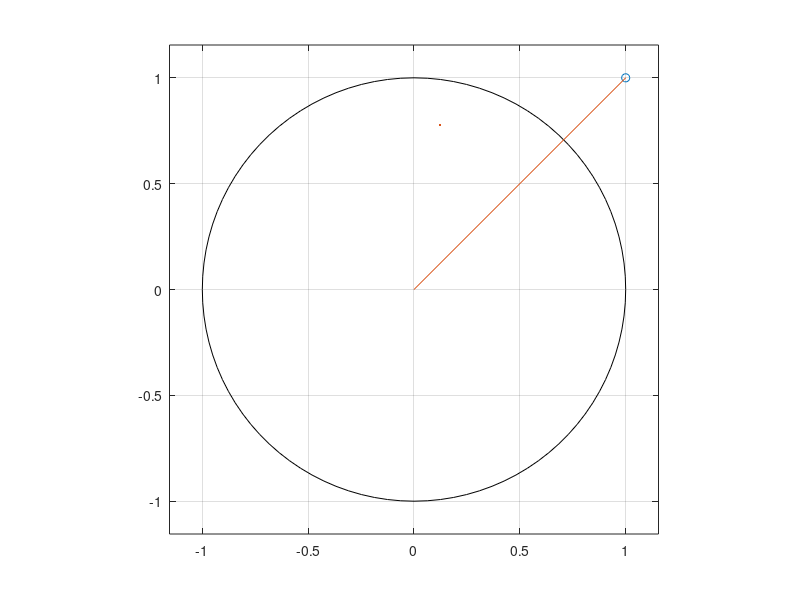

Reproduce this figure in MATLAB.
clc

a = 1 + j;
zplane(a) % plotar no circulo o ponto correspondente ao numero imaginario
hold on % mantém o primeiro plot para plotar o outro em cima 
line([0 1],[0 1]) % traçar a linha que vai da origem até o ponto

polar(abs(a),angle(a))
